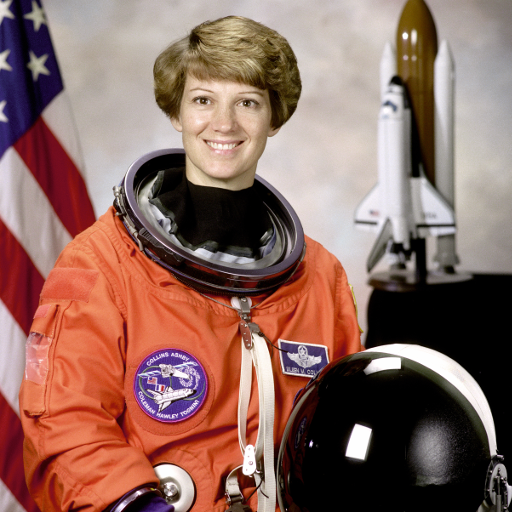
#> input picture tests/fixtures/astronaut.png, 512 x 512 px
$ python benchmark.py
#> lines starting #> are read from the running program, lines starting #| are printed output that depends on the picture
### tools/utils/vision.py
"""Validated face detection and matching independent of camera ownership.

SPDX-License-Identifier: Apache-2.0
"""

from __future__ import annotations

from dataclasses import dataclass
import importlib
import math
from pathlib import Path
from typing import Any, Iterable, Sequence

import numpy as np


Box = tuple[int, int, int, int]


@dataclass(frozen=True, slots=True)
class Detection:
    """A face box in dlib's top, right, bottom, left coordinate order."""

    box: Box
    confidence: float | None = None


@dataclass(frozen=True, slots=True)
class RecognitionMatch:
    """The independently evaluated result for one face descriptor."""

    name: str
    distance: float | None
    accepted: bool
    ambiguous: bool = False


# [23 lines left out: function clamp_box, not called in this run]


def _validate_frame(frame: np.ndarray) -> np.ndarray:
    """Validate and return contiguous BGR pixels from BGR or BGRX capture."""
    if not isinstance(frame, np.ndarray) or frame.dtype != np.uint8:
        raise ValueError("Face detection requires a uint8 NumPy image")
    if frame.ndim != 3 or frame.shape[2] not in (3, 4):
        raise ValueError("Face detection requires BGR or BGRX colour channels")
    if not frame.shape[0] or not frame.shape[1]:
        raise ValueError("Face detection requires a nonempty image")
    return np.ascontiguousarray(frame[:, :, :3])


def to_rgb(frame: np.ndarray) -> np.ndarray:
    """Return contiguous uint8 RGB, including for Picamera2 BGRX buffers."""
    bgr = _validate_frame(frame)
    return np.ascontiguousarray(bgr[:, :, ::-1])


class FaceDetector:
    """Reuse one selected detector, keeping legacy dlib boxes compatible.

    YuNet only replaces detection. Its boxes still feed the existing dlib
    descriptor, so users do not need to rebuild their 128-element gallery.
    Dependencies can be injected for camera-free deterministic unit tests.
    """

    def __init__(
        self,
        method: str = "dnn",
        detection_method: str = "hog",
        cascade_path: str | Path | None = None,
        yunet_model: str | Path | None = None,
        score_threshold: float = 0.8,
        nms_threshold: float = 0.3,
        top_k: int = 5000,
        upsample: int = 1,
        cv_module: Any | None = None,
        face_module: Any | None = None,
    ) -> None:
        """Validate configuration and initialise only the requested backend."""
        if method not in {"dnn", "haar", "yunet"}:
            raise ValueError("Detection method must be dnn, haar or yunet")
        if detection_method not in {"hog", "cnn"}:
            raise ValueError("dlib detection model must be hog or cnn")
        if isinstance(upsample, bool) or not isinstance(upsample, int) or upsample < 0:
            raise ValueError("Upsampling must be a nonnegative integer")
        for name, value in (("score", score_threshold), ("NMS", nms_threshold)):
            if not math.isfinite(value) or not 0 < value <= 1:
                raise ValueError(
                    f"{name} threshold must be greater than 0 and at most 1"
                )
        if isinstance(top_k, bool) or not isinstance(top_k, int) or top_k <= 0:
            raise ValueError("YuNet top_k must be a positive integer")
        self.method = method
        self.detection_method = detection_method
        self.upsample = upsample
        self.score_threshold = score_threshold
        self._cv = cv_module
        self._face = face_module
        self._detector: Any | None = None
        if method == "dnn":
            if self._face is None:
                self._face = importlib.import_module("face_recognition")
        else:
            if self._cv is None:
                self._cv = importlib.import_module("cv2")
            if method == "haar":
                if cascade_path is None:
                    raise ValueError("Haar detection requires a cascade path")
                self._detector = self._cv.CascadeClassifier(str(cascade_path))
                if self._detector.empty():
                    raise ValueError("Could not load Haar cascade")
            else:
                if yunet_model is None or not Path(yunet_model).is_file():
                    raise FileNotFoundError(
                        "YuNet requires an existing ONNX model file"
                    )
                create = getattr(self._cv, "FaceDetectorYN_create", None)
                if create is None:
                    create = getattr(
                        getattr(self._cv, "FaceDetectorYN", None), "create", None
                    )
                if create is None:
                    raise RuntimeError(
                        "This OpenCV build does not provide FaceDetectorYN"
                    )
                self._detector = create(
                    str(yunet_model),
                    "",
                    (320, 320),
                    score_threshold,
                    nms_threshold,
                    top_k,
                )

    def detect(self, frame: np.ndarray) -> list[Detection]:
        """Detect finite, bounded faces without mutating the caller's pixels."""
        bgr = _validate_frame(frame)
        height, width = bgr.shape[:2]
        detections: list[Detection] = []
        if self.method == "dnn":
            boxes = self._face.face_locations(
                to_rgb(bgr),
                number_of_times_to_upsample=self.upsample,
                model=self.detection_method,
            )
            for box in boxes:
                clipped = clamp_box(box, width, height)
                if clipped is not None:
                    detections.append(Detection(clipped))
        elif self.method == "haar":
            gray = self._cv.cvtColor(bgr, self._cv.COLOR_BGR2GRAY)
            rectangles = self._detector.detectMultiScale(
                gray,
                scaleFactor=1.1,
                minNeighbors=5,
                minSize=(30, 30),
                flags=self._cv.CASCADE_SCALE_IMAGE,
            )
            for x, y, w, h in rectangles:
                clipped = clamp_box((y, x + w, y + h, x), width, height)
                if clipped is not None:
                    detections.append(Detection(clipped))
        else:
            self._detector.setInputSize((width, height))
            _, faces = self._detector.detect(bgr)
            if faces is None or np.asarray(faces).size == 0:
                return []
            faces = np.asarray(faces)
            if faces.ndim != 2 or faces.shape[1] < 15:
                raise RuntimeError("YuNet returned an invalid detection matrix")
            for face in faces:
                x, y, w, h = (float(value) for value in face[:4])
                score = float(face[14])
                if not math.isfinite(score) or not self.score_threshold <= score <= 1:
                    continue
                clipped = clamp_box((y, x + w, y + h, x), width, height)
                if clipped is not None:
                    detections.append(Detection(clipped, score))
        return detections


class FaceMatcher:
    """Cache validated descriptors and optionally reject ambiguous identities."""

    # [62 lines left out: functions __init__, match, match_many, not called in this run]

### tools/benchmark.py
# SPDX-License-Identifier: Apache-2.0
"""Reproducible CPU detector benchmark using only a public-domain NASA image."""

from pathlib import Path
import argparse
import json
import statistics
import sys
import time
from typing import Any

if __package__ in (None, ""):
    sys.path.insert(0, str(Path(__file__).resolve().parents[1]))

import cv2
import numpy as np
from tools.utils.vision import FaceDetector


def scenarios(image: np.ndarray) -> list[tuple[str, np.ndarray, int]]:
    """Generate bounded test scenes; these do not represent population accuracy."""
    portrait = cv2.resize(image, (500, 500))
    cases = [
        ("portrait", portrait, 1),
        ("dim_portrait", (portrait * 0.4).astype(np.uint8), 1),
    ]
    for angle in (-25, 25):
        matrix = cv2.getRotationMatrix2D((250, 250), angle, 1)
        cases.append(
            (f"tilted_{angle}", cv2.warpAffine(portrait, matrix, (500, 500)), 1)
        )
    face_crop = image[40:190, 155:295]
    for size in (48, 64, 96):
        canvas = np.zeros((281, 500, 3), dtype=np.uint8)
        crop = cv2.resize(face_crop, (size, size))
        canvas[80 : 80 + size, 180 : 180 + size] = crop
        cases.append((f"face_crop_{size}", canvas, 1))
    canvas = np.zeros((281, 500, 3), dtype=np.uint8)
    crop = cv2.resize(face_crop, (96, 96))
    canvas[80:176, 80:176] = crop
    canvas[80:176, 300:396] = crop
    cases.extend(
        [
            ("two_faces", canvas, 2),
            ("blank", np.zeros((281, 500, 3), dtype=np.uint8), 0),
        ]
    )
    return cases


def benchmark(fixture: Path, model: Path, repeats: int = 7) -> dict[str, Any]:
    """Compare detection time and expected face counts on identical images."""
#> called with repeats = 7
    if repeats < 1:
        raise ValueError("repeats must be positive")
    image = cv2.imread(str(fixture))
#> image is the input picture: shape (512, 512, 3); mean B, G, R 96.5, 105.8, 141.6
    if image is None:
        raise ValueError("Public test fixture could not be read")
    output: dict[str, Any] = {
        "opencv": cv2.__version__,
        "opencv_threads": cv2.getNumThreads(),
        "repeats": repeats,
        "scope": "Detection only; one public portrait and synthetic transforms, not identity accuracy",
        "yunet_score_threshold": 0.8,
        "detectors": {},
    }
    for method in ("dnn", "yunet"):
        detector = FaceDetector(method=method, yunet_model=model)
        rows = []
        for name, frame, expected in scenarios(image):
            detector.detect(frame)
            durations = []
            count = 0
            for _ in range(repeats):
                started = time.perf_counter()
                faces = detector.detect(frame)
                durations.append((time.perf_counter() - started) * 1000)
                count = len(faces)
            rows.append(
                {
                    "scene": name,
                    "expected_faces": expected,
                    "detected_faces": count,
                    "median_detection_ms": round(statistics.median(durations), 3),
                    "min_detection_ms": round(min(durations), 3),
                }
            )
        output["detectors"][method] = rows
#> this loop made 1 pass
#> pass 1, in scenarios, `face_crop = image[40:190, 155:295]`:
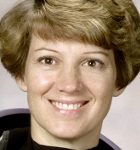
#> face_crop: shape (150, 140, 3); mean B, G, R 107.7, 131.6, 153.7
#> pass 1, in scenarios, `crop = cv2.resize(face_crop, (96, 96))`:
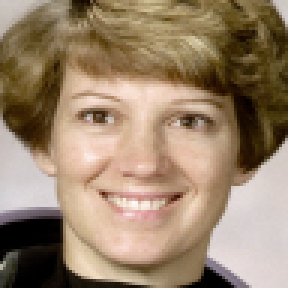
#> crop: shape (96, 96, 3) (shown 3 times larger); mean B, G, R 107.6, 131.5, 153.6
    return output


def main() -> int:
    """Run the benchmark explicitly, with no camera or user gallery access."""
    root = Path(__file__).resolve().parents[1]
    parser = argparse.ArgumentParser()
    parser.add_argument(
        "--fixture", type=Path, default=root / "tests/fixtures/astronaut.png"
    )
    parser.add_argument(
        "--model", type=Path, default=root / "model/face_detection_yunet_2023mar.onnx"
    )
    parser.add_argument("--repeats", type=int, default=7)
    parser.add_argument("--output", type=Path)
    parser.add_argument("--opencv-threads", type=int, default=0)
    args = parser.parse_args()
    if args.opencv_threads < 0:
        parser.error("opencv-threads must be nonnegative")
    if args.opencv_threads:
        cv2.setNumThreads(args.opencv_threads)
    result = json.dumps(benchmark(args.fixture, args.model, args.repeats), indent=2)
    if args.output:
        args.output.write_text(result + "\n")
    print(result)
    return 0


if __name__ == "__main__":
#> (the run stopped early here; a loop or call above may not have finished)
